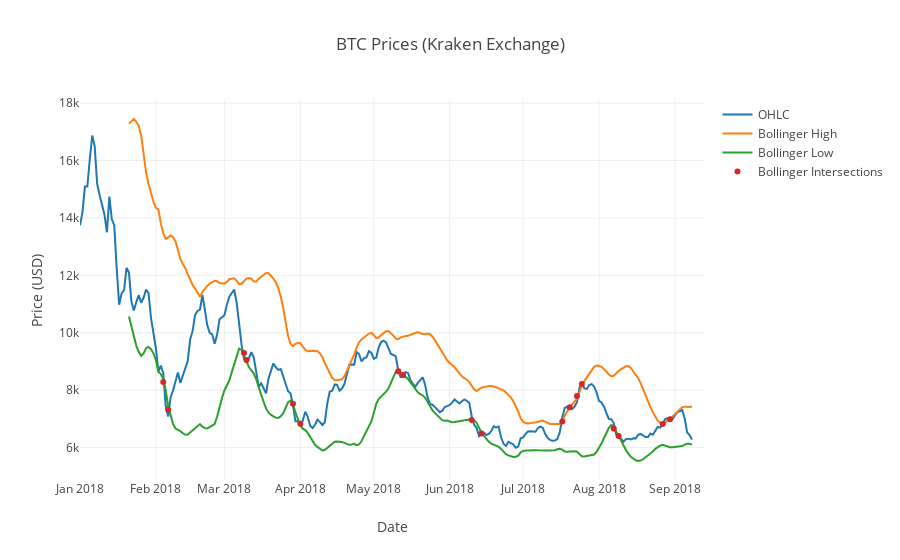

Write notebook code for a chart like this one.
### Code cell
# Chart the BTC pricing data
btc_trace = go.Scatter(x=btc_prices_kraken.index, y=btc_prices_kraken['OHLC'], name='OHLC')
boll_high_trace = go.Scatter(x=btc_prices_kraken.index, y=btc_prices_kraken['Bollinger High'], name='Bollinger High')
boll_low_trace = go.Scatter(x=btc_prices_kraken.index, y=btc_prices_kraken['Bollinger Low'], name='Bollinger Low')
layout = dict(title = 'BTC Prices (Kraken Exchange)', xaxis=dict(title='Date'), yaxis=dict(title='Price (USD)'))
fig = dict(data=[btc_trace, boll_high_trace, boll_low_trace, intersections], layout=layout)
py.iplot(fig)

### Figure 1 — Plotly figure (JSON) as saved in the notebook; plotly's stock layout.template omitted (floating-point values rounded to 4 significant figures; data arrays with more than 128 entries replaced by an {"elided": "..."} marker saying what was removed)
{"data": [{"name": "OHLC", "type": "scatter", "uid": "b7cf19a6-b532-11e8-bacb-80e65001c30e", "x": {"elided": "251 str values"}, "y": {"elided": "251 float values"}}, {"name": "Bollinger High", "type": "scatter", "uid": "b7cf1bd6-b532-11e8-bacb-80e65001c30e", "x": {"elided": "251 str values"}, "y": {"elided": "251 float values"}}, {"name": "Bollinger Low", "type": "scatter", "uid": "b7cf1ce4-b532-11e8-bacb-80e65001c30e", "x": {"elided": "251 str values"}, "y": {"elided": "251 float values"}}, {"mode": "markers", "name": "Bollinger Intersections", "type": "scatter", "uid": "b7cf1dd4-b532-11e8-bacb-80e65001c30e", "x": ["2018-08-27", "2018-07-17", "2018-08-30", "2018-07-20", "2018-07-23", "2018-07-25", "2018-08-09", "2018-06-14", "2018-08-07", "2018-04-01", "2018-06-10", "2018-02-06", "2018-03-29", "2018-02-04", "2018-05-13", "2018-05-11", "2018-03-10", "2018-03-09"], "y": [6824.0, 6907.0, 6991.0, 7407.0, 7802.0, 8213.0, 6407.0, 6492.0, 6663.0, 6830.0, 6962.0, 7319.0, 7530.0, 8290.0, 8526.0, 8664.0, 9052.0, 9294.0]}], "layout": {"title": "BTC Prices (Kraken Exchange)", "xaxis": {"title": "Date"}, "yaxis": {"title": "Price (USD)"}}}
